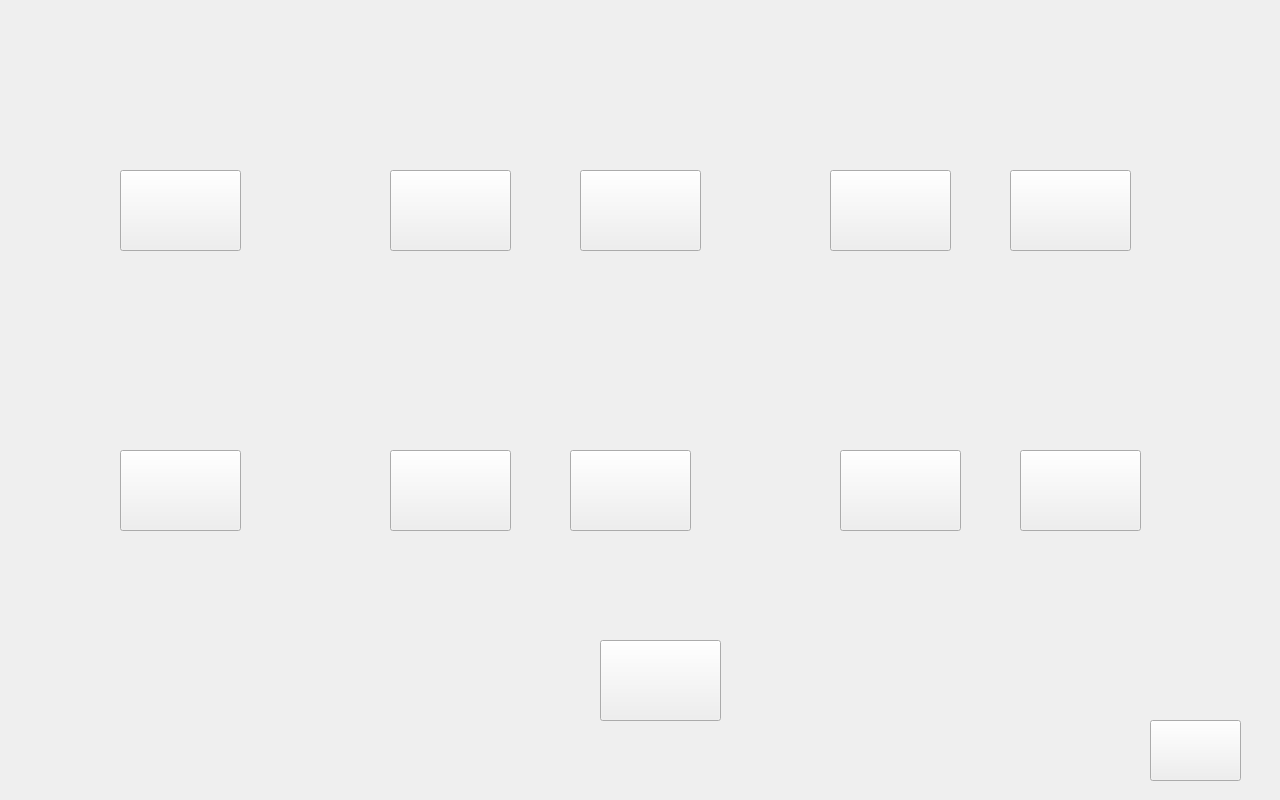
<?xml version="1.0" encoding="UTF-8"?>
<ui version="4.0">
 <class>datetimewindow</class>
 <widget class="QWidget" name="datetimewindow">
  <property name="geometry">
   <rect>
    <x>0</x>
    <y>0</y>
    <width>1280</width>
    <height>800</height>
   </rect>
  </property>
  <property name="windowTitle">
   <string>Form</string>
  </property>
  <property name="styleSheet">
   <string notr="true">background-image: url(:/tu/Res/btn_nosel.png);</string>
  </property>
  <widget class="QPushButton" name="m_pBtn_Year_Up">
   <property name="geometry">
    <rect>
     <x>120</x>
     <y>170</y>
     <width>121</width>
     <height>81</height>
    </rect>
   </property>
   <property name="styleSheet">
    <string notr="true">border-image: url(:/tu/Res/btn_up.png);</string>
   </property>
   <property name="text">
    <string/>
   </property>
  </widget>
  <widget class="QLabel" name="m_pLb_Year">
   <property name="geometry">
    <rect>
     <x>120</x>
     <y>320</y>
     <width>131</width>
     <height>61</height>
    </rect>
   </property>
   <property name="styleSheet">
    <string notr="true">color:white;font-size: 50px;font: bold;background-color: transparent;</string>
   </property>
   <property name="text">
    <string/>
   </property>
  </widget>
  <widget class="QPushButton" name="m_pBtn_Year_Down">
   <property name="geometry">
    <rect>
     <x>120</x>
     <y>450</y>
     <width>121</width>
     <height>81</height>
    </rect>
   </property>
   <property name="styleSheet">
    <string notr="true">border-image: url(:/tu/Res/btn_down.png);</string>
   </property>
   <property name="text">
    <string/>
   </property>
  </widget>
  <widget class="QLabel" name="label">
   <property name="geometry">
    <rect>
     <x>280</x>
     <y>160</y>
     <width>67</width>
     <height>381</height>
    </rect>
   </property>
   <property name="styleSheet">
    <string notr="true">border-image: url(:/tu/Res/spliter.png);</string>
   </property>
   <property name="text">
    <string/>
   </property>
  </widget>
  <widget class="QPushButton" name="m_pBtn_Month_Up">
   <property name="geometry">
    <rect>
     <x>390</x>
     <y>170</y>
     <width>121</width>
     <height>81</height>
    </rect>
   </property>
   <property name="styleSheet">
    <string notr="true">border-image: url(:/tu/Res/btn_up.png);</string>
   </property>
   <property name="text">
    <string/>
   </property>
  </widget>
  <widget class="QPushButton" name="m_pBtn_Day_Up">
   <property name="geometry">
    <rect>
     <x>580</x>
     <y>170</y>
     <width>121</width>
     <height>81</height>
    </rect>
   </property>
   <property name="styleSheet">
    <string notr="true">border-image: url(:/tu/Res/btn_up.png);</string>
   </property>
   <property name="text">
    <string/>
   </property>
  </widget>
  <widget class="QPushButton" name="m_pBtn_Hour_Up">
   <property name="geometry">
    <rect>
     <x>830</x>
     <y>170</y>
     <width>121</width>
     <height>81</height>
    </rect>
   </property>
   <property name="styleSheet">
    <string notr="true">border-image: url(:/tu/Res/btn_up.png);</string>
   </property>
   <property name="text">
    <string/>
   </property>
  </widget>
  <widget class="QPushButton" name="m_pBtn_Min_Up">
   <property name="geometry">
    <rect>
     <x>1010</x>
     <y>170</y>
     <width>121</width>
     <height>81</height>
    </rect>
   </property>
   <property name="styleSheet">
    <string notr="true">border-image: url(:/tu/Res/btn_up.png);</string>
   </property>
   <property name="text">
    <string/>
   </property>
  </widget>
  <widget class="QLabel" name="label_2">
   <property name="geometry">
    <rect>
     <x>740</x>
     <y>160</y>
     <width>67</width>
     <height>381</height>
    </rect>
   </property>
   <property name="styleSheet">
    <string notr="true">border-image: url(:/tu/Res/spliter.png);</string>
   </property>
   <property name="text">
    <string/>
   </property>
  </widget>
  <widget class="QLabel" name="m_pBtn_Month">
   <property name="geometry">
    <rect>
     <x>400</x>
     <y>320</y>
     <width>131</width>
     <height>61</height>
    </rect>
   </property>
   <property name="styleSheet">
    <string notr="true">color:white;font-size: 50px;font: bold;background-color: transparent;</string>
   </property>
   <property name="text">
    <string/>
   </property>
  </widget>
  <widget class="QLabel" name="m_pBtn_Day">
   <property name="geometry">
    <rect>
     <x>590</x>
     <y>320</y>
     <width>131</width>
     <height>61</height>
    </rect>
   </property>
   <property name="styleSheet">
    <string notr="true">color:white;font-size: 50px;font: bold;background-color: transparent;</string>
   </property>
   <property name="text">
    <string/>
   </property>
  </widget>
  <widget class="QPushButton" name="m_pBtn_Month_Down">
   <property name="geometry">
    <rect>
     <x>390</x>
     <y>450</y>
     <width>121</width>
     <height>81</height>
    </rect>
   </property>
   <property name="styleSheet">
    <string notr="true">border-image: url(:/tu/Res/btn_down.png);</string>
   </property>
   <property name="text">
    <string/>
   </property>
  </widget>
  <widget class="QPushButton" name="m_pBtn_Day_Down">
   <property name="geometry">
    <rect>
     <x>570</x>
     <y>450</y>
     <width>121</width>
     <height>81</height>
    </rect>
   </property>
   <property name="styleSheet">
    <string notr="true">border-image: url(:/tu/Res/btn_down.png);</string>
   </property>
   <property name="text">
    <string/>
   </property>
  </widget>
  <widget class="QPushButton" name="m_pBtn_Hour_Down">
   <property name="geometry">
    <rect>
     <x>840</x>
     <y>450</y>
     <width>121</width>
     <height>81</height>
    </rect>
   </property>
   <property name="styleSheet">
    <string notr="true">border-image: url(:/tu/Res/btn_down.png);</string>
   </property>
   <property name="text">
    <string/>
   </property>
  </widget>
  <widget class="QPushButton" name="m_pBtn_Min_Down">
   <property name="geometry">
    <rect>
     <x>1020</x>
     <y>450</y>
     <width>121</width>
     <height>81</height>
    </rect>
   </property>
   <property name="styleSheet">
    <string notr="true">border-image: url(:/tu/Res/btn_down.png);</string>
   </property>
   <property name="text">
    <string/>
   </property>
  </widget>
  <widget class="QLabel" name="m_pBtn_Hour">
   <property name="geometry">
    <rect>
     <x>840</x>
     <y>320</y>
     <width>131</width>
     <height>61</height>
    </rect>
   </property>
   <property name="styleSheet">
    <string notr="true">color:white;font-size: 50px;font: bold;background-color: transparent;</string>
   </property>
   <property name="text">
    <string/>
   </property>
  </widget>
  <widget class="QLabel" name="m_pBtn_Min">
   <property name="geometry">
    <rect>
     <x>1020</x>
     <y>320</y>
     <width>131</width>
     <height>61</height>
    </rect>
   </property>
   <property name="styleSheet">
    <string notr="true">color:white;font-size: 50px;font: bold;background-color: transparent;</string>
   </property>
   <property name="text">
    <string/>
   </property>
  </widget>
  <widget class="QPushButton" name="m_pBtn_Save">
   <property name="geometry">
    <rect>
     <x>600</x>
     <y>640</y>
     <width>121</width>
     <height>81</height>
    </rect>
   </property>
   <property name="styleSheet">
    <string notr="true">border-image: url(:/tu/Res/save.png);</string>
   </property>
   <property name="text">
    <string/>
   </property>
  </widget>
  <widget class="QPushButton" name="m_pBtn_Return">
   <property name="geometry">
    <rect>
     <x>1150</x>
     <y>720</y>
     <width>91</width>
     <height>61</height>
    </rect>
   </property>
   <property name="styleSheet">
    <string notr="true">border-image: url(:/tu/Res/return.png);</string>
   </property>
   <property name="text">
    <string/>
   </property>
  </widget>
 </widget>
 <resources/>
 <connections/>
</ui>
